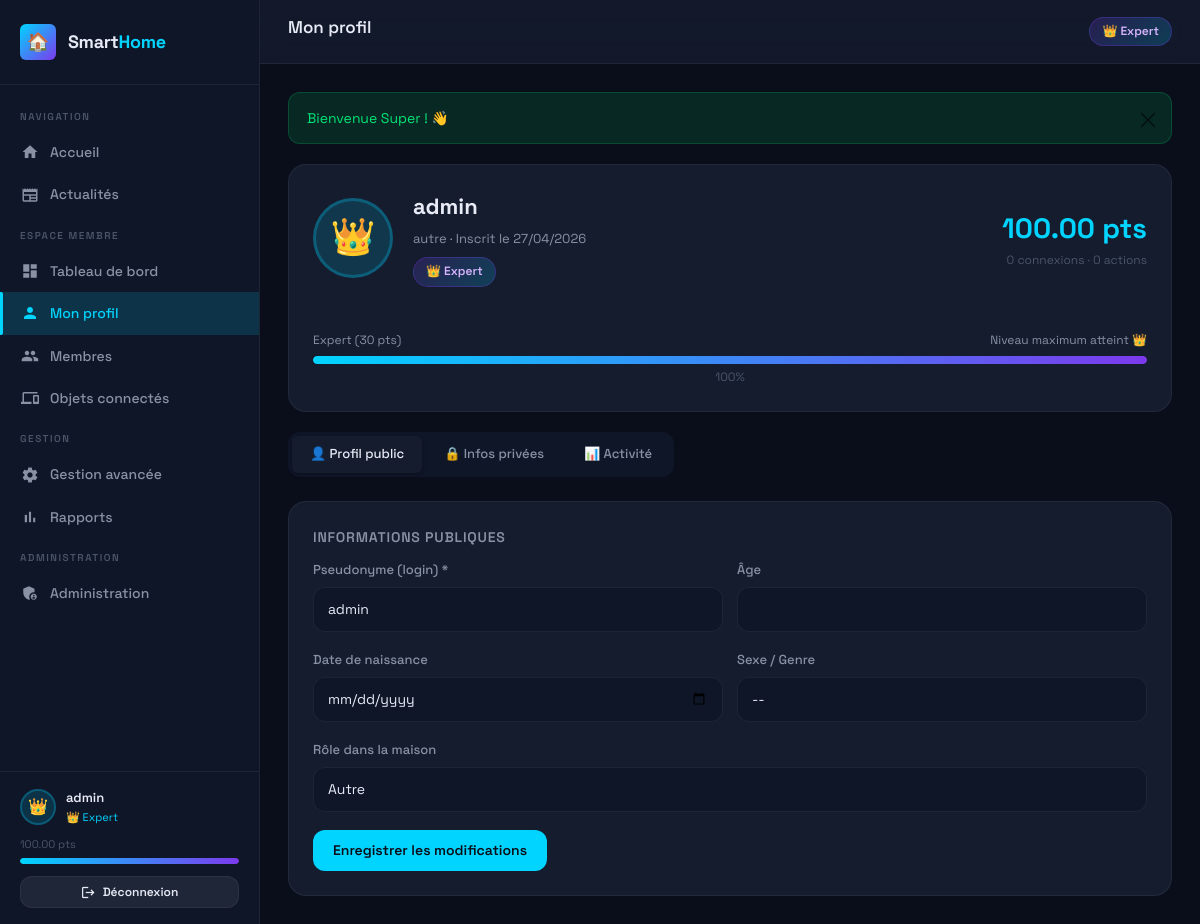
Page /profil.php (signed in) on the committed database.
### tables this page shows
CREATE TABLE utilisateurs (
    id INT AUTO_INCREMENT PRIMARY KEY,
    login VARCHAR(50) UNIQUE NOT NULL,
    email VARCHAR(100) UNIQUE NOT NULL,
    mot_de_passe VARCHAR(255) NOT NULL,
    nom VARCHAR(100),
    prenom VARCHAR(100),
    age INT,
    sexe ENUM('homme','femme','autre'),
    date_naissance DATE,
    type_membre ENUM('père','mère','enfant','grand-parent','autre') DEFAULT 'autre',
    photo VARCHAR(255) DEFAULT 'default.png',
    niveau ENUM('débutant','intermédiaire','avancé','expert') DEFAULT 'débutant',
    points DECIMAL(8,2) DEFAULT 0.00,
    nb_connexions INT DEFAULT 0,
    nb_actions INT DEFAULT 0,
    statut ENUM('en_attente','actif','suspendu') DEFAULT 'en_attente',
    token_validation VARCHAR(255),
    date_inscription DATETIME DEFAULT CURRENT_TIMESTAMP,
    derniere_connexion DATETIME,
    INDEX idx_login (login),
    INDEX idx_email (email),
    INDEX idx_niveau (niveau),
    INDEX idx_statut (statut)
);

### includes/config.php (called while the page is built, shortened)
<?php
function getDB(): PDO {
    static $pdo = null;
    if ($pdo === null) {
        $dsn = "mysql:host=" . DB_HOST . ";dbname=" . DB_NAME . ";charset=" . DB_CHARSET;
        $options = [
            PDO::ATTR_ERRMODE            => PDO::ERRMODE_EXCEPTION,
            PDO::ATTR_DEFAULT_FETCH_MODE => PDO::FETCH_ASSOC,
            PDO::ATTR_EMULATE_PREPARES   => false,
        ];
        try {
            $pdo = new PDO($dsn, DB_USER, DB_PASS, $options);
        } catch (PDOException $e) {
            die(json_encode(['error' => 'Connexion base de données impossible : ' . $e->getMessage()]));
        }
    }
    return $pdo;
}
function sanitize(string $input): string {
    return htmlspecialchars(trim($input), ENT_QUOTES, 'UTF-8');
}
function getCurrentUser(): ?array {
    $pdo = getDB();
    $stmt = $pdo->prepare("SELECT * FROM utilisateurs WHERE id = ?");
    $stmt->execute([$_SESSION['user_id']]);
    return $stmt->fetch() ?: null;
}
function getNiveauLabel(string $niveau): string {
    $labels = [
        'débutant'     => 'Débutant',
        'intermédiaire'=> 'Intermédiaire',
        'avancé'       => 'Avancé',
        'expert'       => 'Expert',
    ];
    return $labels[$niveau] ?? $niveau;
}
function getNextNiveau(string $niveau): ?string {
    return match($niveau) {
        'débutant'      => 'intermédiaire',
        'intermédiaire' => 'avancé',
        'avancé'        => 'expert',
        default         => null,
    };
}
function canUpgradeNiveau(array $user): bool {
    $next = getNextNiveau($user['niveau']);
    if (!$next) return false;
    $needed = getNiveauPoints($next);
    return $user['points'] >= $needed;
}
function getFlash(): ?array {
    if (isset($_SESSION['flash'])) {
        $flash = $_SESSION['flash'];
        return $flash;
    }
    return null;
}

### profil.php (the view, shortened to what this page needs)
<?php
require_once 'includes/config.php';
$pageTitle  = 'Mon profil';
$activePage = 'profil';
require_once 'includes/header.php';
$pdo = getDB();
$nbActions = $pdo->prepare("SELECT COUNT(*) FROM actions_utilisateurs WHERE utilisateur_id=?");
$nbActions->execute([$user['id']]);
$nbActions = $nbActions->fetchColumn();
$niveauEmoji = ['débutant'=>'🌱','intermédiaire'=>'⚡','avancé'=>'🚀','expert'=>'👑'];
$nextNiveauSeuil = ['débutant'=>POINTS_INTERMEDIAIRE,'intermédiaire'=>POINTS_AVANCE,'avancé'=>POINTS_EXPERT,'expert'=>null];
$currentSeuil    = ['débutant'=>0,'intermédiaire'=>POINTS_INTERMEDIAIRE,'avancé'=>POINTS_AVANCE,'expert'=>POINTS_EXPERT];
$next    = $nextNiveauSeuil[$user['niveau']] ?? null;
$from    = $currentSeuil[$user['niveau']] ?? 0;
$pct     = $next ? min(100, round(($user['points'] - $from) / ($next - $from) * 100)) : 100;
?>
<div class="card" style="margin-bottom:20px">
  <div class="profile-header">
    <div class="profile-avatar-lg">
      <?= $niveauEmoji[$user['niveau']] ?? '👤' ?>
    </div>
    <div class="profile-info">
      <div class="name"><?= sanitize($user['login']) ?></div>
      <div class="type"><?= sanitize($user['type_membre']) ?> · Inscrit le <?= date('d/m/Y', strtotime($user['date_inscription'])) ?></div>
      <div style="margin-top:8px">
        <span class="badge-niveau <?= $user['niveau'] ?>"><?= $niveauEmoji[$user['niveau']] ?> <?= getNiveauLabel($user['niveau']) ?></span>
      </div>
    </div>
    <div style="margin-left:auto;text-align:right">
      <div style="font-size:28px;font-weight:700;color:var(--accent)"><?= number_format($user['points'], 2) ?> pts</div>
      <div style="font-size:12px;color:var(--text-muted)"><?= $user['nb_connexions'] ?> connexions · <?= $nbActions ?> actions</div>
    </div>
  </div>
  <div style="margin-top:16px">
    <div style="display:flex;justify-content:space-between;font-size:12px;color:var(--text-secondary);margin-bottom:6px">
      <span><?= getNiveauLabel($user['niveau']) ?> (<?= $from ?> pts)</span>
      <?php if ($next): ?><span>Prochain : <?= getNiveauLabel($next) ?> (<?= $next ?> pts)</span><?php else: ?><span>Niveau maximum atteint 👑</span><?php endif; ?>
    </div>
    <div class="progress-bar" style="height:8px">
      <div class="progress-fill" style="width:<?= $pct ?>%"></div>
    </div>
    <div style="text-align:center;font-size:12px;color:var(--text-muted);margin-top:4px"><?= $pct ?>%</div>
  </div>
</div>
<div class="tabs">
  <button class="tab-btn active" onclick="showTab('public', this)">👤 Profil public</button>
  <button class="tab-btn" onclick="showTab('prive', this)">🔒 Infos privées</button>
  <button class="tab-btn" onclick="showTab('activite', this)">📊 Activité</button>
</div>
<div id="tab-public" class="tab-content">
  <div class="card">
    <div class="card-title">Informations publiques</div>
    <form method="POST">
      <div class="form-row">
        <div class="form-group">
          <label class="form-label">Pseudonyme (login) *</label>
          <input type="text" name="login" class="form-control" value="<?= sanitize($user['login']) ?>" required>
        </div>
        <div class="form-group">
          <label class="form-label">Âge</label>
          <input type="number" name="age" class="form-control" value="<?= $user['age'] ?>" min="1" max="120">
        </div>
      </div>
      <div class="form-row">
        <div class="form-group">
          <label class="form-label">Date de naissance</label>
          <input type="date" name="date_naissance" class="form-control" value="<?= $user['date_naissance'] ?>">
        </div>
        <div class="form-group">
          <label class="form-label">Sexe / Genre</label>
          <select name="sexe" class="form-control">
            <option value="">--</option>
          </select>
        </div>
      </div>
      <div class="form-group">
        <label class="form-label">Rôle dans la maison</label>
        <select name="type_membre" class="form-control">
          <?php foreach (['père','mère','enfant','grand-parent','autre'] as $tm): ?>
          <option value="<?= $tm ?>" <?= $user['type_membre'] === $tm ? 'selected' : '' ?>><?= ucfirst($tm) ?></option>
          <?php endforeach; ?>
        </select>
      </div>
      <button type="submit" class="btn btn-primary">Enregistrer les modifications</button>
    </form>
  </div>
</div>
<?php require_once 'includes/footer.php'; ?>

### includes/header.php (shortened to what this page needs)
<?php
$user = getCurrentUser();
$flash = getFlash();
$niveauEmoji = [
    'débutant'      => '🌱',
    'intermédiaire' => '⚡',
    'avancé'        => '🚀',
    'expert'        => '👑',
];
$emoji = $niveauEmoji[$user['niveau']] ?? '🌱';
$nextNiveauSeuil = [
    'débutant'      => POINTS_INTERMEDIAIRE,
    'intermédiaire' => POINTS_AVANCE,
    'avancé'        => POINTS_EXPERT,
    'expert'        => null,
];
$currentSeuil = [
    'débutant'      => 0,
    'intermédiaire' => POINTS_INTERMEDIAIRE,
    'avancé'        => POINTS_AVANCE,
    'expert'        => POINTS_EXPERT,
];
$next   = $nextNiveauSeuil[$user['niveau']] ?? null;
$from   = $currentSeuil[$user['niveau']] ?? 0;
$pct    = $next ? min(100, round(($user['points'] - $from) / ($next - $from) * 100)) : 100;
?>
<!DOCTYPE html>
<html lang="fr">
<head>
<link href="https://cdn.jsdelivr.net/npm/bootstrap@5.3.3/dist/css/bootstrap.min.css" rel="stylesheet">
<link rel="stylesheet" href="<?= SITE_URL ?>/css/style.css">
</head>
<body>
<div class="layout">
<aside class="sidebar" id="sidebar">
  <div class="sidebar-logo">
    <div class="logo-icon">🏠</div>
    <div class="logo-text">Smart<span>Home</span></div>
  </div>
  <nav class="sidebar-nav">
    <div class="nav-section-title">Navigation</div>
    <a href="<?= SITE_URL ?>/index.php" class="nav-item <?= ($activePage ?? '') === 'accueil' ? 'active' : '' ?>">
      <span class="nav-icon"><span class="material-icons" style="font-size:18px">home</span></span>
      Accueil
    </a>
    <a href="<?= SITE_URL ?>/actualites.php" class="nav-item <?= ($activePage ?? '') === 'actualites' ? 'active' : '' ?>">
      <span class="nav-icon"><span class="material-icons" style="font-size:18px">newspaper</span></span>
      Actualités
    </a>
    <div class="nav-section-title">Espace membre</div>
    <a href="<?= SITE_URL ?>/dashboard.php" class="nav-item <?= ($activePage ?? '') === 'dashboard' ? 'active' : '' ?>">
      <span class="nav-icon"><span class="material-icons" style="font-size:18px">dashboard</span></span>
      Tableau de bord
    </a>
    <a href="<?= SITE_URL ?>/profil.php" class="nav-item <?= ($activePage ?? '') === 'profil' ? 'active' : '' ?>">
      <span class="nav-icon"><span class="material-icons" style="font-size:18px">person</span></span>
      Mon profil
    </a>
    <a href="<?= SITE_URL ?>/membres.php" class="nav-item <?= ($activePage ?? '') === 'membres' ? 'active' : '' ?>">
      <span class="nav-icon"><span class="material-icons" style="font-size:18px">group</span></span>
      Membres
    </a>
    <a href="<?= SITE_URL ?>/objets.php" class="nav-item <?= ($activePage ?? '') === 'objets' ? 'active' : '' ?>">
      <span class="nav-icon"><span class="material-icons" style="font-size:18px">devices</span></span>
      Objets connectés
    </a>
    <?php if (in_array($user['niveau'], ['avancé', 'expert'])): ?>
    <div class="nav-section-title">Gestion</div>
    <a href="<?= SITE_URL ?>/gestion/dashboard.php" class="nav-item <?= ($activePage ?? '') === 'gestion' ? 'active' : '' ?>">
      <span class="nav-icon"><span class="material-icons" style="font-size:18px">settings</span></span>
      Gestion avancée
    </a>
    <a href="<?= SITE_URL ?>/gestion/rapports.php" class="nav-item <?= ($activePage ?? '') === 'rapports' ? 'active' : '' ?>">
      <span class="nav-icon"><span class="material-icons" style="font-size:18px">bar_chart</span></span>
      Rapports
    </a>
    <?php endif; ?>
    <?php if ($user['niveau'] === 'expert'): ?>
    <div class="nav-section-title">Administration</div>
    <a href="<?= SITE_URL ?>/admin/utilisateurs.php" class="nav-item <?= ($activePage ?? '') === 'admin' ? 'active' : '' ?>">
      <span class="nav-icon"><span class="material-icons" style="font-size:18px">admin_panel_settings</span></span>
      Administration
    </a>
    <?php endif; ?>
  </nav>
  <div class="sidebar-footer">
    <div class="sidebar-user">
      <div class="sidebar-avatar">
        <?php if ($user['photo'] && $user['photo'] !== 'default.png'): ?>
          <img src="<?= SITE_URL ?>/assets/img/<?= sanitize($user['photo']) ?>" alt="avatar">
        <?php else: ?>
          <?= $emoji ?>
        <?php endif; ?>
      </div>
      <div class="sidebar-user-info">
        <div class="name"><?= sanitize($user['login']) ?></div>
        <div class="niveau"><?= $emoji ?> <?= getNiveauLabel($user['niveau']) ?></div>
      </div>
    </div>
    <div style="margin-top:10px">
      <div style="display:flex;justify-content:space-between;font-size:11px;color:var(--text-muted);margin-bottom:4px">
        <span><?= number_format($user['points'], 2) ?> pts</span>
      </div>
      <div class="progress-bar">
        <div class="progress-fill" style="width:<?= $pct ?>%"></div>
      </div>
    </div>
    <a href="<?= SITE_URL ?>/logout.php" class="btn btn-secondary btn-sm" style="width:100%;margin-top:12px;justify-content:center">
      <span class="material-icons" style="font-size:15px">logout</span> Déconnexion
    </a>
  </div>
</aside>
<main class="main-content">
  <div class="topbar">
    <h1 class="topbar-title"><?= sanitize($pageTitle ?? 'Dashboard') ?></h1>
    <div style="display:flex;align-items:center;gap:10px">
      <span class="badge-niveau <?= $user['niveau'] ?>"><?= $emoji ?> <?= getNiveauLabel($user['niveau']) ?></span>
    </div>
  </div>
  <div class="page-content">
    <?php if ($flash): ?>
    <div class="alert alert-<?= $flash['type'] === 'success' ? 'success' : ($flash['type'] === 'error' ? 'danger' : 'info') ?> alert-dismissible fade show">
      <?= sanitize($flash['message']) ?>
      <button type="button" class="btn-close" data-bs-dismiss="alert"></button>
    </div>
    <?php endif; ?>

### rows in the picture
utilisateurs: niveau "👑", login "admin", niveau "Expert", points "100.00", type_membre "autre", date_inscription "27/04/2026", nb_connexions "0", niveau "30", type_membre "Autre"

### other values in the picture
$pageTitle "Mon profil"
$flash['message'] "Bienvenue Super ! 👋"
$nbActions "0"
$pct "100"
